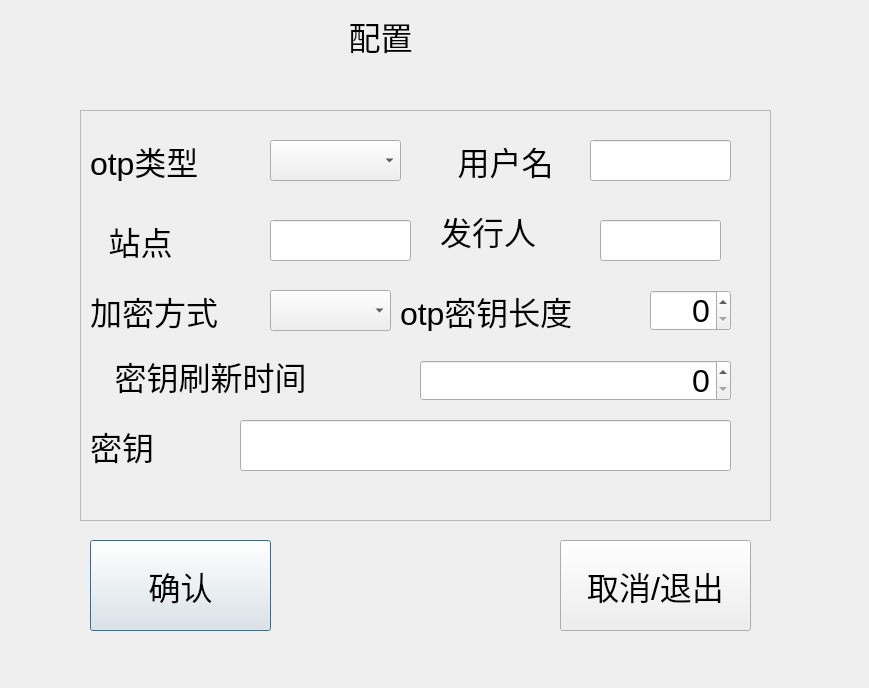
<?xml version="1.0" encoding="UTF-8"?>
<ui version="4.0">
 <class>Dialog</class>
 <widget class="QDialog" name="Dialog">
  <property name="geometry">
   <rect>
    <x>0</x>
    <y>0</y>
    <width>869</width>
    <height>688</height>
   </rect>
  </property>
  <property name="font">
   <font>
    <pointsize>24</pointsize>
   </font>
  </property>
  <property name="windowTitle">
   <string>配置otp字符串</string>
  </property>
  <widget class="QFrame" name="frame">
   <property name="enabled">
    <bool>true</bool>
   </property>
   <property name="geometry">
    <rect>
     <x>80</x>
     <y>110</y>
     <width>691</width>
     <height>411</height>
    </rect>
   </property>
   <property name="frameShape">
    <enum>QFrame::Shape::StyledPanel</enum>
   </property>
   <property name="frameShadow">
    <enum>QFrame::Shadow::Raised</enum>
   </property>
   <widget class="QLabel" name="label_2">
    <property name="geometry">
     <rect>
      <x>10</x>
      <y>30</y>
      <width>161</width>
      <height>41</height>
     </rect>
    </property>
    <property name="font">
     <font>
      <pointsize>24</pointsize>
     </font>
    </property>
    <property name="text">
     <string>otp类型</string>
    </property>
   </widget>
   <widget class="QComboBox" name="comboBox">
    <property name="enabled">
     <bool>true</bool>
    </property>
    <property name="geometry">
     <rect>
      <x>190</x>
      <y>30</y>
      <width>131</width>
      <height>41</height>
     </rect>
    </property>
    <property name="font">
     <font>
      <pointsize>15</pointsize>
     </font>
    </property>
   </widget>
   <widget class="QLabel" name="label_3">
    <property name="geometry">
     <rect>
      <x>360</x>
      <y>30</y>
      <width>131</width>
      <height>41</height>
     </rect>
    </property>
    <property name="font">
     <font>
      <pointsize>24</pointsize>
     </font>
    </property>
    <property name="text">
     <string>用户名</string>
    </property>
    <property name="alignment">
     <set>Qt::AlignmentFlag::AlignCenter</set>
    </property>
   </widget>
   <widget class="QLineEdit" name="lineEdit">
    <property name="enabled">
     <bool>true</bool>
    </property>
    <property name="geometry">
     <rect>
      <x>510</x>
      <y>30</y>
      <width>141</width>
      <height>41</height>
     </rect>
    </property>
    <property name="font">
     <font>
      <pointsize>15</pointsize>
     </font>
    </property>
    <property name="alignment">
     <set>Qt::AlignmentFlag::AlignCenter</set>
    </property>
   </widget>
   <widget class="QLabel" name="label_4">
    <property name="geometry">
     <rect>
      <x>10</x>
      <y>110</y>
      <width>101</width>
      <height>41</height>
     </rect>
    </property>
    <property name="font">
     <font>
      <pointsize>24</pointsize>
     </font>
    </property>
    <property name="text">
     <string>站点</string>
    </property>
    <property name="alignment">
     <set>Qt::AlignmentFlag::AlignCenter</set>
    </property>
   </widget>
   <widget class="QLineEdit" name="lineEdit_2">
    <property name="enabled">
     <bool>true</bool>
    </property>
    <property name="geometry">
     <rect>
      <x>190</x>
      <y>110</y>
      <width>141</width>
      <height>41</height>
     </rect>
    </property>
    <property name="font">
     <font>
      <pointsize>15</pointsize>
     </font>
    </property>
   </widget>
   <widget class="QLabel" name="label_6">
    <property name="geometry">
     <rect>
      <x>320</x>
      <y>180</y>
      <width>241</width>
      <height>41</height>
     </rect>
    </property>
    <property name="font">
     <font>
      <pointsize>24</pointsize>
     </font>
    </property>
    <property name="text">
     <string>otp密钥长度</string>
    </property>
   </widget>
   <widget class="QLabel" name="label_7">
    <property name="geometry">
     <rect>
      <x>360</x>
      <y>100</y>
      <width>121</width>
      <height>41</height>
     </rect>
    </property>
    <property name="font">
     <font>
      <pointsize>24</pointsize>
     </font>
    </property>
    <property name="text">
     <string>发行人</string>
    </property>
   </widget>
   <widget class="QLineEdit" name="lineEdit_3">
    <property name="enabled">
     <bool>true</bool>
    </property>
    <property name="geometry">
     <rect>
      <x>520</x>
      <y>110</y>
      <width>121</width>
      <height>41</height>
     </rect>
    </property>
    <property name="font">
     <font>
      <pointsize>15</pointsize>
     </font>
    </property>
   </widget>
   <widget class="QSpinBox" name="spinBox">
    <property name="enabled">
     <bool>true</bool>
    </property>
    <property name="geometry">
     <rect>
      <x>570</x>
      <y>180</y>
      <width>81</width>
      <height>41</height>
     </rect>
    </property>
    <property name="font">
     <font>
      <pointsize>24</pointsize>
     </font>
    </property>
    <property name="alignment">
     <set>Qt::AlignmentFlag::AlignRight|Qt::AlignmentFlag::AlignTrailing|Qt::AlignmentFlag::AlignVCenter</set>
    </property>
   </widget>
   <widget class="QLabel" name="label_8">
    <property name="geometry">
     <rect>
      <x>-20</x>
      <y>240</y>
      <width>301</width>
      <height>51</height>
     </rect>
    </property>
    <property name="font">
     <font>
      <pointsize>24</pointsize>
     </font>
    </property>
    <property name="text">
     <string>密钥刷新时间</string>
    </property>
    <property name="alignment">
     <set>Qt::AlignmentFlag::AlignCenter</set>
    </property>
   </widget>
   <widget class="QSpinBox" name="spinBox_2">
    <property name="enabled">
     <bool>true</bool>
    </property>
    <property name="geometry">
     <rect>
      <x>340</x>
      <y>250</y>
      <width>311</width>
      <height>41</height>
     </rect>
    </property>
    <property name="font">
     <font>
      <pointsize>24</pointsize>
     </font>
    </property>
    <property name="alignment">
     <set>Qt::AlignmentFlag::AlignRight|Qt::AlignmentFlag::AlignTrailing|Qt::AlignmentFlag::AlignVCenter</set>
    </property>
   </widget>
   <widget class="QLineEdit" name="lineEdit_4">
    <property name="enabled">
     <bool>true</bool>
    </property>
    <property name="geometry">
     <rect>
      <x>160</x>
      <y>310</y>
      <width>491</width>
      <height>51</height>
     </rect>
    </property>
   </widget>
   <widget class="QLabel" name="label_9">
    <property name="geometry">
     <rect>
      <x>10</x>
      <y>310</y>
      <width>91</width>
      <height>51</height>
     </rect>
    </property>
    <property name="font">
     <font>
      <pointsize>24</pointsize>
     </font>
    </property>
    <property name="text">
     <string>密钥</string>
    </property>
   </widget>
   <widget class="QLabel" name="label_5">
    <property name="geometry">
     <rect>
      <x>10</x>
      <y>180</y>
      <width>161</width>
      <height>41</height>
     </rect>
    </property>
    <property name="font">
     <font>
      <pointsize>24</pointsize>
     </font>
    </property>
    <property name="text">
     <string>加密方式</string>
    </property>
   </widget>
   <widget class="QComboBox" name="comboBox_2">
    <property name="enabled">
     <bool>true</bool>
    </property>
    <property name="geometry">
     <rect>
      <x>190</x>
      <y>180</y>
      <width>121</width>
      <height>41</height>
     </rect>
    </property>
    <property name="font">
     <font>
      <pointsize>15</pointsize>
     </font>
    </property>
   </widget>
  </widget>
  <widget class="QLabel" name="label">
   <property name="geometry">
    <rect>
     <x>270</x>
     <y>10</y>
     <width>221</width>
     <height>51</height>
    </rect>
   </property>
   <property name="font">
    <font>
     <pointsize>24</pointsize>
    </font>
   </property>
   <property name="text">
    <string>配置</string>
   </property>
   <property name="alignment">
    <set>Qt::AlignmentFlag::AlignCenter</set>
   </property>
  </widget>
  <widget class="QPushButton" name="pushButton">
   <property name="geometry">
    <rect>
     <x>90</x>
     <y>540</y>
     <width>181</width>
     <height>91</height>
    </rect>
   </property>
   <property name="font">
    <font>
     <pointsize>24</pointsize>
    </font>
   </property>
   <property name="text">
    <string>确认</string>
   </property>
  </widget>
  <widget class="QPushButton" name="pushButton_2">
   <property name="geometry">
    <rect>
     <x>560</x>
     <y>540</y>
     <width>191</width>
     <height>91</height>
    </rect>
   </property>
   <property name="text">
    <string>取消/退出</string>
   </property>
  </widget>
 </widget>
 <resources/>
 <connections/>
</ui>
